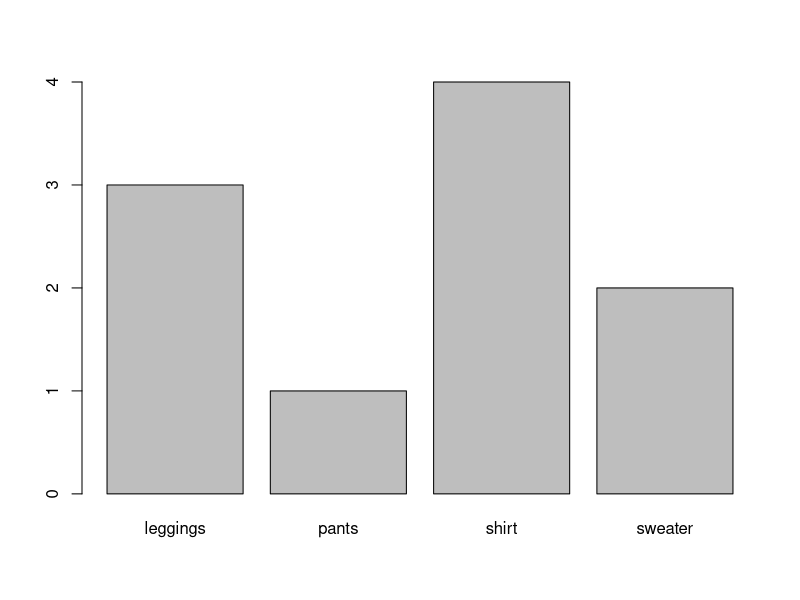

This chart was generated by the following R code:
## ---- chunk 1
laundryhang <- c("shirt", "shirt", "leggings", "leggings", "shirt", 
             "shirt", "leggings", "pants", "sweater", "sweater") # defining a string variable
print(laundryhang)
laundryhang # another way to "print" the variable

laundryhang <- as.factor(laundryhang) # changing the format of the sting variable into a categorical factor
plot(laundryhang) # a way to graph the non-numeric variable
